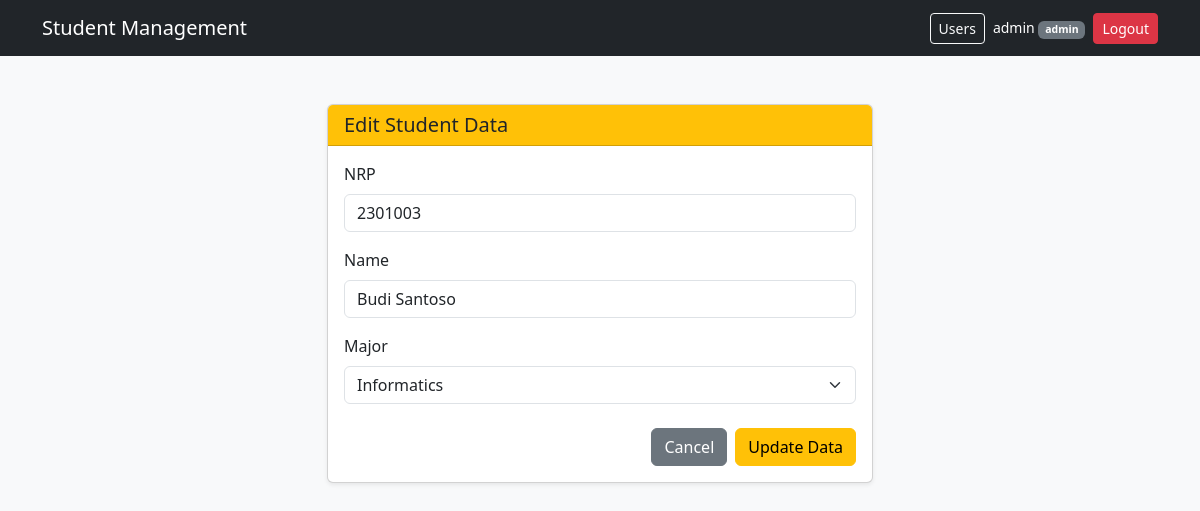
/edit.php?id=3 (signed in), run on the app's committed database.
### tables this page shows
CREATE TABLE `students` (
  `id` int(11) NOT NULL,
  `nrp` varchar(20) NOT NULL,
  `name` varchar(100) NOT NULL,
  `major_id` int(11) NOT NULL
);

CREATE TABLE `majors` (
  `id` int(11) NOT NULL,
  `name` varchar(50) NOT NULL
);

### edit.php (the view, shortened to what this page needs)
<?php
$id = filter_input(INPUT_GET, 'id', FILTER_VALIDATE_INT);
$stmt = mysqli_prepare(
    $conn,
    "SELECT * FROM students WHERE id = ?"
);
mysqli_stmt_bind_param($stmt, "i", $id);
mysqli_stmt_execute($stmt);
$data = mysqli_fetch_assoc(mysqli_stmt_get_result($stmt));
$majors = mysqli_query(
    $conn,
    "SELECT id, name FROM majors ORDER BY name"
);
?>
<!DOCTYPE html>
<html lang="en">
<head>
    <link href="https://cdn.jsdelivr.net/npm/bootstrap@5.3.0/dist/css/bootstrap.min.css" rel="stylesheet">
</head>
<body class="bg-light">
    <?php include 'navbar.php'; ?>
<div class="container mt-5">
    <div class="row justify-content-center">
        <div class="col-md-6">
            <div class="card shadow-sm">
                <div class="card-header bg-warning text-dark">
                    <h5 class="mb-0">Edit Student Data</h5>
                </div>
                <div class="card-body">
                    <form method="POST" action="">
                        <div class="mb-3">
                            <label for="nrp" class="form-label">NRP</label>
                            <input
                                type="text"
                                class="form-control"
                                id="nrp"
                                name="nrp"
                                maxlength="20"
                                value="<?= htmlspecialchars($data['nrp'], ENT_QUOTES, 'UTF-8') ?>"
                                required
                            >
                        </div>
                        <div class="mb-3">
                            <label for="name" class="form-label">Name</label>
                            <input
                                type="text"
                                class="form-control"
                                id="name"
                                name="name"
                                maxlength="100"
                                value="<?= htmlspecialchars($data['name'], ENT_QUOTES, 'UTF-8') ?>"
                                required
                            >
                        </div>
                        <div class="mb-4">
                            <label for="major_id" class="form-label">Major</label>
                            <select
                                class="form-select"
                                id="major_id"
                                name="major_id"
                                required
                            >
                                <?php while ($m = mysqli_fetch_assoc($majors)): ?>
                                    <option
                                        value="<?= $m['id'] ?>"
                                        <?= (int)$m['id'] === (int)$data['major_id'] ? 'selected' : '' ?>
                                    >
                                        <?= htmlspecialchars($m['name'], ENT_QUOTES, 'UTF-8') ?>
                                    </option>
                                <?php endwhile; ?>
                            </select>
                        </div>
                        <div class="d-grid gap-2 d-md-flex justify-content-md-end">
                            <a href="index.php" class="btn btn-secondary">Cancel</a>
                            <button type="submit" name="update" class="btn btn-warning">
                                Update Data
                            </button>
                        </div>
                    </form>
                </div>
            </div>
        </div>
    </div>
</div>
</body>
</html>

### data on the page
students: nrp "2301003", name "Budi Santoso", major_id "Informatics"

### other printed values
$_SESSION['username'] "admin"
$_SESSION['role'] "admin"
